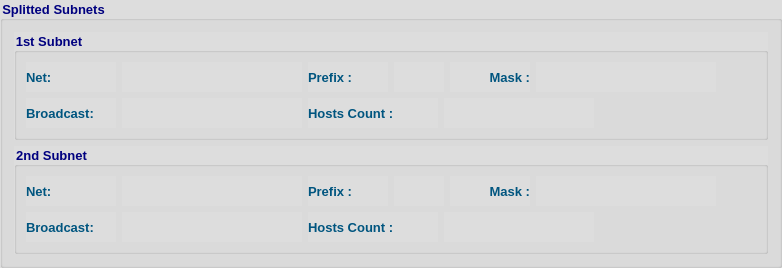
    <widget class="QGroupBox" name="gb">
     <property name="font">
      <font>
       <family>Tahoma</family>
       <pointsize>10</pointsize>
       <weight>75</weight>
       <bold>true</bold>
      </font>
     </property>
     <property name="styleSheet">
      <string notr="true">color: rgb(0, 0, 127);
background-color: rgb(221, 221, 221);</string>
     </property>
     <property name="title">
      <string>Splitted Subnets</string>
     </property>
     <layout class="QVBoxLayout" name="verticalLayout">
      <item>
       <widget class="QGroupBox" name="ipGB_2">
        <property name="font">
         <font>
          <family>Tahoma</family>
          <pointsize>10</pointsize>
          <weight>75</weight>
          <bold>true</bold>
         </font>
        </property>
        <property name="styleSheet">
         <string notr="true">color: rgb(0, 0, 127);</string>
        </property>
        <property name="title">
         <string>1st Subnet</string>
        </property>
        <layout class="QVBoxLayout" name="verticalLayout_4">
         <item>
          <layout class="QHBoxLayout" name="horizontalLayout_14">
           <item>
            <widget class="QLabel" name="label_8">
             <property name="minimumSize">
              <size>
               <width>90</width>
               <height>30</height>
              </size>
             </property>
             <property name="maximumSize">
              <size>
               <width>90</width>
               <height>30</height>
              </size>
             </property>
             <property name="font">
              <font>
               <family>Tahoma</family>
               <pointsize>10</pointsize>
               <weight>75</weight>
               <bold>true</bold>
              </font>
             </property>
             <property name="styleSheet">
              <string notr="true">color: rgb(0, 85, 127);</string>
             </property>
             <property name="text">
              <string>Net:</string>
             </property>
            </widget>
           </item>
           <item>
            <widget class="QLabel" name="netLbl1">
             <property name="sizePolicy">
              <sizepolicy hsizetype="Expanding" vsizetype="Preferred">
               <horstretch>0</horstretch>
               <verstretch>0</verstretch>
              </sizepolicy>
             </property>
             <property name="minimumSize">
              <size>
               <width>180</width>
               <height>30</height>
              </size>
             </property>
             <property name="maximumSize">
              <size>
               <width>500</width>
               <height>30</height>
              </size>
             </property>
             <property name="font">
              <font>
               <family>Tahoma</family>
               <pointsize>10</pointsize>
               <weight>75</weight>
               <bold>true</bold>
              </font>
             </property>
             <property name="styleSheet">
              <string notr="true">color: rgb(85, 0, 127);</string>
             </property>
             <property name="text">
              <string/>
             </property>
            </widget>
           </item>
           <item>
            <widget class="QLabel" name="label_13">
             <property name="minimumSize">
              <size>
               <width>80</width>
               <height>30</height>
              </size>
             </property>
             <property name="maximumSize">
              <size>
               <width>80</width>
               <height>30</height>
              </size>
             </property>
             <property name="font">
              <font>
               <family>Tahoma</family>
               <pointsize>10</pointsize>
               <weight>75</weight>
               <bold>true</bold>
              </font>
             </property>
             <property name="styleSheet">
              <string notr="true">color: rgb(0, 85, 127);</string>
             </property>
             <property name="text">
              <string>Prefix :</string>
             </property>
             <property name="alignment">
              <set>Qt::AlignLeading|Qt::AlignLeft|Qt::AlignVCenter</set>
             </property>
            </widget>
           </item>
           <item>
            <widget class="QLabel" name="prefixLbl1">
             <property name="minimumSize">
              <size>
               <width>50</width>
               <height>30</height>
              </size>
             </property>
             <property name="maximumSize">
              <size>
               <width>50</width>
               <height>30</height>
              </size>
             </property>
             <property name="font">
              <font>
               <family>Tahoma</family>
               <pointsize>10</pointsize>
               <weight>75</weight>
               <bold>true</bold>
              </font>
             </property>
             <property name="styleSheet">
              <string notr="true">color: rgb(85, 0, 127);</string>
             </property>
             <property name="text">
              <string/>
             </property>
            </widget>
           </item>
           <item>
            <widget class="QLabel" name="label_14">
             <property name="minimumSize">
              <size>
               <width>80</width>
               <height>30</height>
              </size>
             </property>
             <property name="maximumSize">
              <size>
               <width>80</width>
               <height>30</height>
              </size>
             </property>
             <property name="font">
              <font>
               <family>Tahoma</family>
               <pointsize>10</pointsize>
               <weight>75</weight>
               <bold>true</bold>
              </font>
             </property>
             <property name="styleSheet">
              <string notr="true">color: rgb(0, 85, 127);</string>
             </property>
             <property name="text">
              <string>Mask :</string>
             </property>
             <property name="alignment">
              <set>Qt::AlignRight|Qt::AlignTrailing|Qt::AlignVCenter</set>
             </property>
            </widget>
           </item>
           <item>
            <widget class="QLabel" name="maskLbl1">
             <property name="sizePolicy">
              <sizepolicy hsizetype="Expanding" vsizetype="Preferred">
               <horstretch>0</horstretch>
               <verstretch>0</verstretch>
              </sizepolicy>
             </property>
             <property name="minimumSize">
              <size>
               <width>180</width>
               <height>30</height>
              </size>
             </property>
             <property name="maximumSize">
              <size>
               <width>500</width>
               <height>30</height>
              </size>
             </property>
             <property name="font">
              <font>
               <family>Tahoma</family>
               <pointsize>10</pointsize>
               <weight>75</weight>
               <bold>true</bold>
              </font>
             </property>
             <property name="styleSheet">
              <string notr="true">color: rgb(85, 0, 127);</string>
             </property>
             <property name="text">
              <string/>
             </property>
            </widget>
           </item>
           <item>
            <spacer name="horizontalSpacer_4">
             <property name="orientation">
              <enum>Qt::Horizontal</enum>
             </property>
             <property name="sizeHint" stdset="0">
              <size>
               <width>40</width>
               <height>20</height>
              </size>
             </property>
            </spacer>
           </item>
          </layout>
         </item>
         <item>
          <layout class="QHBoxLayout" name="horizontalLayout_15">
           <item>
            <widget class="QLabel" name="label_15">
             <property name="minimumSize">
              <size>
               <width>90</width>
               <height>30</height>
              </size>
             </property>
             <property name="maximumSize">
              <size>
               <width>90</width>
               <height>30</height>
              </size>
             </property>
             <property name="font">
              <font>
               <family>Tahoma</family>
               <pointsize>10</pointsize>
               <weight>75</weight>
               <bold>true</bold>
              </font>
             </property>
             <property name="styleSheet">
              <string notr="true">color: rgb(0, 85, 127);</string>
             </property>
             <property name="text">
              <string>Broadcast:</string>
             </property>
            </widget>
           </item>
           <item>
            <widget class="QLabel" name="bcLbl1">
             <property name="sizePolicy">
              <sizepolicy hsizetype="Expanding" vsizetype="Preferred">
               <horstretch>0</horstretch>
               <verstretch>0</verstretch>
              </sizepolicy>
             </property>
             <property name="minimumSize">
              <size>
               <width>180</width>
               <height>30</height>
              </size>
             </property>
             <property name="maximumSize">
              <size>
               <width>500</width>
               <height>30</height>
              </size>
             </property>
             <property name="font">
              <font>
               <family>Tahoma</family>
               <pointsize>10</pointsize>
               <weight>75</weight>
               <bold>true</bold>
              </font>
             </property>
             <property name="styleSheet">
              <string notr="true">color: rgb(85, 0, 127);</string>
             </property>
             <property name="text">
              <string/>
             </property>
            </widget>
           </item>
           <item>
            <widget class="QLabel" name="label_16">
             <property name="minimumSize">
              <size>
               <width>130</width>
               <height>30</height>
              </size>
             </property>
             <property name="maximumSize">
              <size>
               <width>130</width>
               <height>30</height>
              </size>
             </property>
             <property name="font">
              <font>
               <family>Tahoma</family>
               <pointsize>10</pointsize>
               <weight>75</weight>
               <bold>true</bold>
              </font>
             </property>
             <property name="styleSheet">
              <string notr="true">color: rgb(0, 85, 127);</string>
             </property>
             <property name="text">
              <string>Hosts Count :</string>
             </property>
             <property name="alignment">
              <set>Qt::AlignLeading|Qt::AlignLeft|Qt::AlignVCenter</set>
             </property>
            </widget>
           </item>
           <item>
            <widget class="QLabel" name="hostLbl1">
             <property name="minimumSize">
              <size>
               <width>150</width>
               <height>30</height>
              </size>
             </property>
             <property name="maximumSize">
              <size>
               <width>150</width>
               <height>30</height>
              </size>
             </property>
             <property name="font">
              <font>
               <family>Tahoma</family>
               <pointsize>10</pointsize>
               <weight>75</weight>
               <bold>true</bold>
              </font>
             </property>
             <property name="styleSheet">
              <string notr="true">color: rgb(85, 0, 127);</string>
             </property>
             <property name="text">
              <string/>
             </property>
            </widget>
           </item>
           <item>
            <spacer name="horizontalSpacer_5">
             <property name="orientation">
              <enum>Qt::Horizontal</enum>
             </property>
             <property name="sizeHint" stdset="0">
              <size>
               <width>40</width>
               <height>20</height>
              </size>
             </property>
            </spacer>
           </item>
          </layout>
         </item>
        </layout>
       </widget>
      </item>
      <item>
       <widget class="QGroupBox" name="ipGB_3">
        <property name="font">
         <font>
          <family>Tahoma</family>
          <pointsize>10</pointsize>
          <weight>75</weight>
          <bold>true</bold>
         </font>
        </property>
        <property name="styleSheet">
         <string notr="true">color: rgb(0, 0, 127);</string>
        </property>
        <property name="title">
         <string>2nd Subnet</string>
        </property>
        <layout class="QVBoxLayout" name="verticalLayout_5">
         <item>
          <layout class="QHBoxLayout" name="horizontalLayout_16">
           <item>
            <widget class="QLabel" name="label_17">
             <property name="minimumSize">
              <size>
               <width>90</width>
               <height>30</height>
              </size>
             </property>
             <property name="maximumSize">
              <size>
               <width>90</width>
               <height>30</height>
              </size>
             </property>
             <property name="font">
              <font>
               <family>Tahoma</family>
               <pointsize>10</pointsize>
               <weight>75</weight>
               <bold>true</bold>
              </font>
             </property>
             <property name="styleSheet">
              <string notr="true">color: rgb(0, 85, 127);</string>
             </property>
             <property name="text">
              <string>Net:</string>
             </property>
            </widget>
           </item>
           <item>
            <widget class="QLabel" name="netLbl2">
             <property name="sizePolicy">
              <sizepolicy hsizetype="Expanding" vsizetype="Preferred">
               <horstretch>0</horstretch>
               <verstretch>0</verstretch>
              </sizepolicy>
             </property>
             <property name="minimumSize">
              <size>
               <width>180</width>
               <height>30</height>
              </size>
             </property>
             <property name="maximumSize">
              <size>
               <width>500</width>
               <height>30</height>
              </size>
             </property>
             <property name="font">
              <font>
               <family>Tahoma</family>
               <pointsize>10</pointsize>
               <weight>75</weight>
               <bold>true</bold>
              </font>
             </property>
             <property name="styleSheet">
              <string notr="true">color: rgb(85, 0, 127);</string>
             </property>
             <property name="text">
              <string/>
             </property>
            </widget>
           </item>
           <item>
            <widget class="QLabel" name="label_18">
             <property name="minimumSize">
              <size>
               <width>80</width>
               <height>30</height>
              </size>
             </property>
             <property name="maximumSize">
              <size>
               <width>80</width>
               <height>30</height>
              </size>
             </property>
             <property name="font">
              <font>
               <family>Tahoma</family>
               <pointsize>10</pointsize>
               <weight>75</weight>
               <bold>true</bold>
              </font>
             </property>
             <property name="styleSheet">
              <string notr="true">color: rgb(0, 85, 127);</string>
             </property>
             <property name="text">
              <string>Prefix :</string>
             </property>
             <property name="alignment">
              <set>Qt::AlignLeading|Qt::AlignLeft|Qt::AlignVCenter</set>
             </property>
            </widget>
           </item>
           <item>
            <widget class="QLabel" name="prefixLbl2">
             <property name="minimumSize">
              <size>
               <width>50</width>
               <height>30</height>
              </size>
             </property>
             <property name="maximumSize">
              <size>
               <width>50</width>
               <height>30</height>
              </size>
             </property>
             <property name="font">
              <font>
               <family>Tahoma</family>
               <pointsize>10</pointsize>
               <weight>75</weight>
               <bold>true</bold>
              </font>
             </property>
             <property name="styleSheet">
              <string notr="true">color: rgb(85, 0, 127);</string>
             </property>
             <property name="text">
              <string/>
             </property>
            </widget>
           </item>
           <item>
            <widget class="QLabel" name="label_19">
             <property name="minimumSize">
              <size>
               <width>80</width>
               <height>30</height>
              </size>
             </property>
             <property name="maximumSize">
              <size>
               <width>80</width>
               <height>30</height>
              </size>
             </property>
             <property name="font">
              <font>
               <family>Tahoma</family>
               <pointsize>10</pointsize>
               <weight>75</weight>
               <bold>true</bold>
              </font>
             </property>
             <property name="styleSheet">
              <string notr="true">color: rgb(0, 85, 127);</string>
             </property>
             <property name="text">
              <string>Mask :</string>
             </property>
             <property name="alignment">
              <set>Qt::AlignRight|Qt::AlignTrailing|Qt::AlignVCenter</set>
             </property>
            </widget>
           </item>
           <item>
            <widget class="QLabel" name="maskLbl2">
             <property name="sizePolicy">
              <sizepolicy hsizetype="Expanding" vsizetype="Preferred">
               <horstretch>0</horstretch>
               <verstretch>0</verstretch>
              </sizepolicy>
             </property>
             <property name="minimumSize">
              <size>
               <width>180</width>
               <height>30</height>
              </size>
             </property>
             <property name="maximumSize">
              <size>
               <width>500</width>
               <height>30</height>
              </size>
             </property>
             <property name="font">
              <font>
               <family>Tahoma</family>
               <pointsize>10</pointsize>
               <weight>75</weight>
               <bold>true</bold>
              </font>
             </property>
             <property name="styleSheet">
              <string notr="true">color: rgb(85, 0, 127);</string>
             </property>
             <property name="text">
              <string/>
             </property>
            </widget>
           </item>
           <item>
            <spacer name="horizontalSpacer_6">
             <property name="orientation">
              <enum>Qt::Horizontal</enum>
             </property>
             <property name="sizeHint" stdset="0">
              <size>
               <width>40</width>
               <height>20</height>
              </size>
             </property>
            </spacer>
           </item>
          </layout>
         </item>
         <item>
          <layout class="QHBoxLayout" name="horizontalLayout_17">
           <item>
            <widget class="QLabel" name="label_20">
             <property name="minimumSize">
              <size>
               <width>90</width>
               <height>30</height>
              </size>
             </property>
             <property name="maximumSize">
              <size>
               <width>90</width>
               <height>30</height>
              </size>
             </property>
             <property name="font">
              <font>
               <family>Tahoma</family>
               <pointsize>10</pointsize>
               <weight>75</weight>
               <bold>true</bold>
              </font>
             </property>
             <property name="styleSheet">
              <string notr="true">color: rgb(0, 85, 127);</string>
             </property>
             <property name="text">
              <string>Broadcast:</string>
             </property>
            </widget>
           </item>
           <item>
            <widget class="QLabel" name="bcLbl2">
             <property name="sizePolicy">
              <sizepolicy hsizetype="Expanding" vsizetype="Preferred">
               <horstretch>0</horstretch>
               <verstretch>0</verstretch>
              </sizepolicy>
             </property>
             <property name="minimumSize">
              <size>
               <width>180</width>
               <height>30</height>
              </size>
             </property>
             <property name="maximumSize">
              <size>
               <width>500</width>
               <height>30</height>
              </size>
             </property>
             <property name="font">
              <font>
               <family>Tahoma</family>
               <pointsize>10</pointsize>
               <weight>75</weight>
               <bold>true</bold>
              </font>
             </property>
             <property name="styleSheet">
              <string notr="true">color: rgb(85, 0, 127);</string>
             </property>
             <property name="text">
              <string/>
             </property>
            </widget>
           </item>
           <item>
            <widget class="QLabel" name="label_21">
             <property name="minimumSize">
              <size>
               <width>130</width>
               <height>30</height>
              </size>
             </property>
             <property name="maximumSize">
              <size>
               <width>130</width>
               <height>30</height>
              </size>
             </property>
             <property name="font">
              <font>
               <family>Tahoma</family>
               <pointsize>10</pointsize>
               <weight>75</weight>
               <bold>true</bold>
              </font>
             </property>
             <property name="styleSheet">
              <string notr="true">color: rgb(0, 85, 127);</string>
             </property>
             <property name="text">
              <string>Hosts Count :</string>
             </property>
             <property name="alignment">
              <set>Qt::AlignLeading|Qt::AlignLeft|Qt::AlignVCenter</set>
             </property>
            </widget>
           </item>
           <item>
            <widget class="QLabel" name="hostLbl2">
             <property name="minimumSize">
              <size>
               <width>150</width>
               <height>30</height>
              </size>
             </property>
             <property name="maximumSize">
              <size>
               <width>150</width>
               <height>30</height>
              </size>
             </property>
             <property name="font">
              <font>
               <family>Tahoma</family>
               <pointsize>10</pointsize>
               <weight>75</weight>
               <bold>true</bold>
              </font>
             </property>
             <property name="styleSheet">
              <string notr="true">color: rgb(85, 0, 127);</string>
             </property>
             <property name="text">
              <string/>
             </property>
            </widget>
           </item>
           <item>
            <spacer name="horizontalSpacer_7">
             <property name="orientation">
              <enum>Qt::Horizontal</enum>
             </property>
             <property name="sizeHint" stdset="0">
              <size>
               <width>40</width>
               <height>20</height>
              </size>
             </property>
            </spacer>
           </item>
          </layout>
         </item>
        </layout>
       </widget>
      </item>
     </layout>
    </widget>
